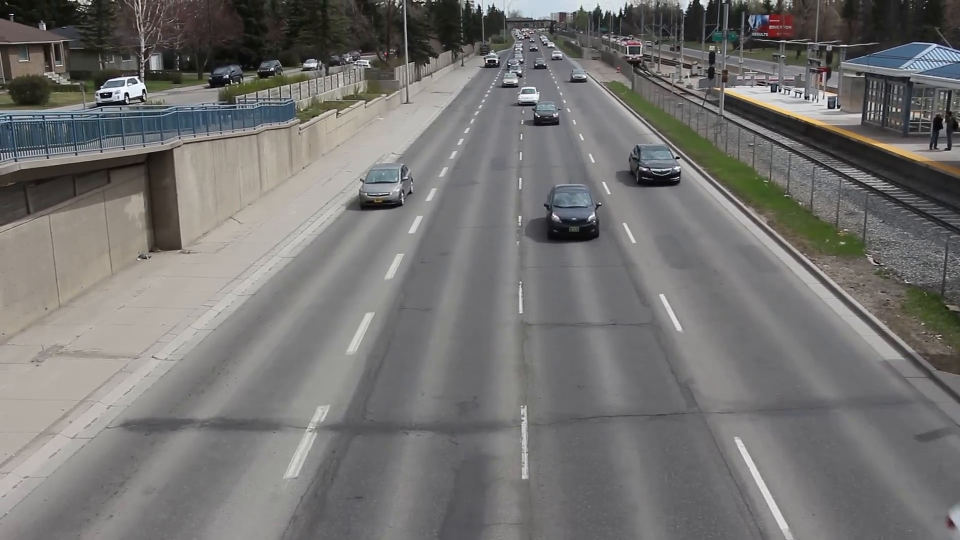
#> input picture frame 40 of 03_high_level_image_processing/images/cars-moving.mp4, 1920 x 1080 px (shown at 1/2 size)
$ jupyter execute hight-image-processing.ipynb
#> lines starting #> are read from the running program, lines starting #| are printed output that depends on the picture; after the words box and inside, x2 and y2 are one past the last pixel; in counts of white or black regions, pixels touching at a corner belong together
[cell 1]
import cv2
import matplotlib.pyplot as plt
import numpy as np

#### 3.1 Object tracking using the mean-shift method

[cell 2]
video_path = "images/cars-moving.mp4"
cap = cv2.VideoCapture(video_path)

if not cap.isOpened():
    raise FileNotFoundError(f"Unable to open video: {video_path}")

ret, first_frame = cap.read()
#> first_frame is the input picture: shape (1080, 1920, 3); mean B, G, R 112.9, 114.4, 115.9
if not ret:
    cap.release()
    raise RuntimeError("Unable to read the first video frame")

# ROI of one dark car in the center lane of the first frame:
# x, y, width, height
x, y, width, height = 1059, 202, 85, 70
track_window = (x, y, width, height)

frame_height, frame_width = first_frame.shape[:2]
#> frame_height = 1080; frame_width = 1920
if x + width > frame_width or y + height > frame_height:
    cap.release()
    raise ValueError("The initial ROI is outside the frame")

# Histogram of the selected car based on HSV hue and saturation.
roi = first_frame[y:y + height, x:x + width]
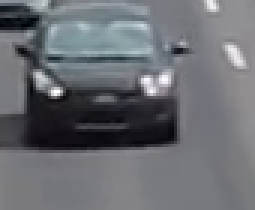
#> roi: shape (70, 85, 3) (shown 3 times larger); mean B, G, R 114.6, 109, 106.8
hsv_roi = cv2.cvtColor(roi, cv2.COLOR_BGR2HSV)
#> hsv_roi: shape (70, 85, 3); mean H, S, V 117.9, 24.5, 114.6
mask = cv2.inRange(
    hsv_roi,
    np.array((0, 30, 20), dtype=np.uint8),
    np.array((180, 255, 255), dtype=np.uint8),
)
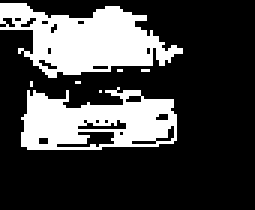
#> mask: shape (70, 85) (shown 3 times larger); 26.4% white; 7 white regions (5 under 20 px), largest, box (x1, y1, x2, y2) and area: (0, 1, 61, 26) 848, (7, 29, 59, 50) 715
roi_hist = cv2.calcHist([hsv_roi], [0, 1], mask, [180, 256], [0, 180, 0, 256])
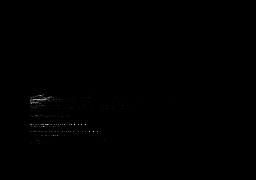
#> roi_hist: shape (180, 256) float32; min 0, max 23, mean 0; drawn with min black and max white
cv2.normalize(roi_hist, roi_hist, 0, 255, cv2.NORM_MINMAX)
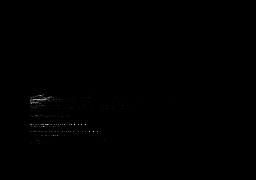
#> roi_hist: shape (180, 256) float32; 0.87% of pixels changed, all inside (x1, y1, x2, y2) = (30, 94, 171, 144); drawn with min black and max white

term_crit = (cv2.TERM_CRITERIA_EPS | cv2.TERM_CRITERIA_COUNT, 10, 1)

# CamShift automatically changes the bounding box size as the car scale changes.
selected_indices = {0, 40, 80, 120}
tracked_frames = []
frame_index = 0

while True:
    if frame_index == 0:
        frame = first_frame
    else:
        ret, frame = cap.read()
        if not ret:
            break

    if frame_index > 0:
        hsv = cv2.cvtColor(frame, cv2.COLOR_BGR2HSV)
        back_projection = cv2.calcBackProject(
            [hsv], [0, 1], roi_hist, [0, 180, 0, 256], 1
        )
        rotated_box, track_window = cv2.CamShift(
            back_projection, track_window, term_crit
        )

    if frame_index in selected_indices:
        box_points = cv2.boxPoints(rotated_box) if frame_index > 0 else np.array(
            [[x, y], [x + width, y], [x + width, y + height], [x, y + height]],
            dtype=np.float32,
        )
        box_points = np.int32(box_points)
        marked_frame = frame.copy()
        cv2.polylines(
            marked_frame,
            [box_points],
            True,
            (0, 255, 0),
            3,
        )
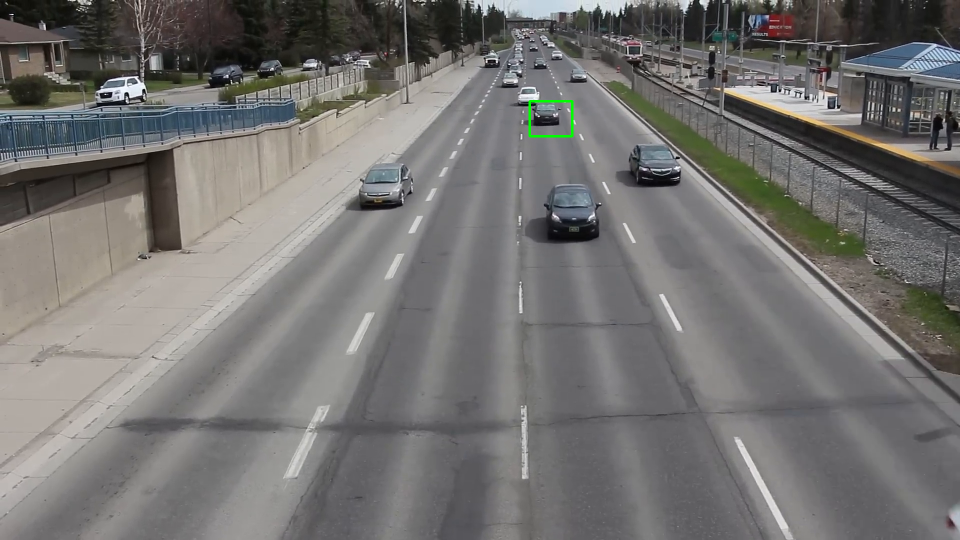
#> marked_frame: shape (1080, 1920, 3) (shown at 1/2 size); 0.07% of pixels changed, all inside (x1, y1, x2, y2) = (1057, 200, 1147, 275)
        tracked_frames.append(
            (frame_index, cv2.cvtColor(marked_frame, cv2.COLOR_BGR2RGB))
        )

    if len(tracked_frames) == len(selected_indices):
        break

    frame_index += 1

cap.release()

if len(tracked_frames) != len(selected_indices):
    raise RuntimeError("The video is too short to display four frames")

fig, axes = plt.subplots(2, 2, figsize=(14, 8))
for ax, (current_index, marked_frame) in zip(axes.ravel(), tracked_frames):
    ax.imshow(marked_frame)
    ax.set_title(f"Frame {current_index}")
    ax.axis("off")

fig.suptitle("Tracking one car with the CamShift method")
plt.tight_layout()
plt.show()

$ run again, starting later in the video
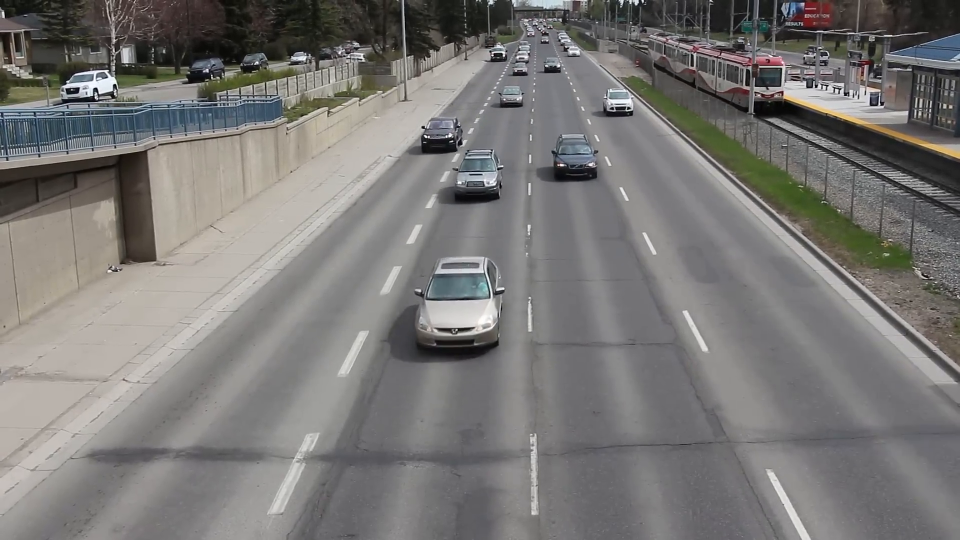
#> input picture frame 182 of 03_high_level_image_processing/images/cars-moving.mp4, 1920 x 1080 px (shown at 1/2 size)
#> first_frame is the input picture: shape (1080, 1920, 3); mean B, G, R 117.7, 119.6, 121.4
#> hsv_roi: shape (70, 85, 3); mean H, S, V 113.8, 10.6, 129.6
#> `mask = cv2.inRange( hsv_roi, np.array((0, 30, 20), dtype=np.uint8), np..`:
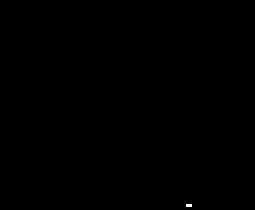
#> mask: shape (70, 85) (shown 3 times larger); 0.03% white in thin lines or dots, all inside (x1, y1, x2, y2) = (62, 68, 64, 69)
#> `cv2.polylines( marked_frame, [box_points], True, (0, 255, 0), 3, )`:
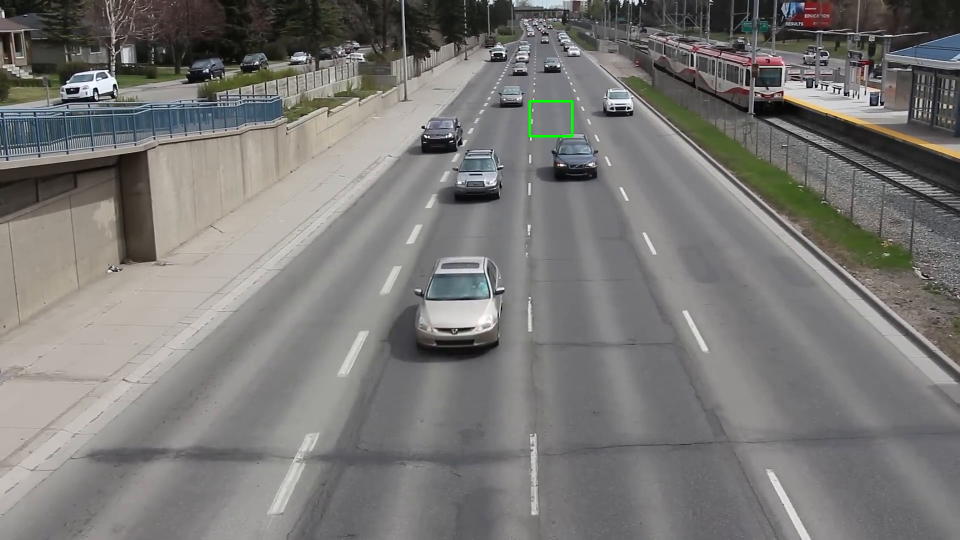
#> marked_frame: shape (1080, 1920, 3) (shown at 1/2 size); 0.07% of pixels changed, all inside (x1, y1, x2, y2) = (1057, 200, 1147, 275)
